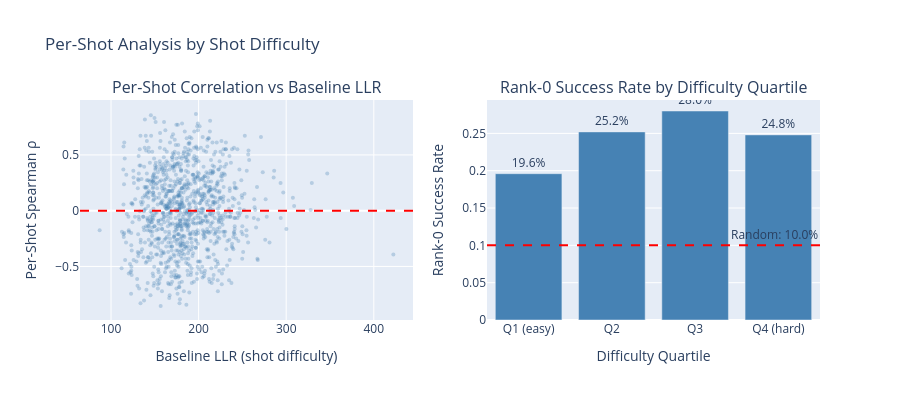

Notebook code cell kept with this figure:
### Code cell
# ==============================================================================
# Visualization: Per-Shot Correlation vs Shot Difficulty
# ==============================================================================

fig = make_subplots(
    rows=1, cols=2,
    subplot_titles=(
        "Per-Shot Correlation vs Baseline LLR",
        "Rank-0 Success Rate by Difficulty Quartile"
    ),
)

# Left: Scatter plot of correlation vs baseline LLR
fig.add_trace(
    go.Scatter(
        x=df_per_shot["best_llr"],
        y=df_per_shot["spearman_rho"],
        mode="markers",
        marker=dict(size=4, opacity=0.3, color="steelblue"),
        name="Shots",
        hovertemplate="Baseline LLR: %{x:.1f}<br>Correlation: %{y:.3f}<extra></extra>",
    ),
    row=1, col=1,
)

# Add horizontal line at y=0
fig.add_hline(y=0, line_dash="dash", line_color="red", row=1, col=1)

# Right: Bar plot of rank-0 success rate by quartile
quartile_labels = quartile_stats.index.tolist()
success_rates = quartile_stats["rank0_success"].values
random_line = 1.0 / n_errors

fig.add_trace(
    go.Bar(
        x=quartile_labels,
        y=success_rates,
        name="Rank-0 Success",
        marker_color="steelblue",
        text=[f"{r:.1%}" for r in success_rates],
        textposition="outside",
    ),
    row=1, col=2,
)

# Add random baseline
fig.add_hline(
    y=random_line, 
    line_dash="dash", 
    line_color="red", 
    row=1, col=2,
    annotation_text=f"Random: {random_line:.1%}",
    annotation_position="top right",
)

fig.update_xaxes(title_text="Baseline LLR (shot difficulty)", row=1, col=1)
fig.update_yaxes(title_text="Per-Shot Spearman ρ", row=1, col=1)
fig.update_xaxes(title_text="Difficulty Quartile", row=1, col=2)
fig.update_yaxes(title_text="Rank-0 Success Rate", row=1, col=2)

fig.update_layout(
    height=400,
    showlegend=False,
    title_text="Per-Shot Analysis by Shot Difficulty",
)

fig.show()

### Figure 1 — Plotly figure (JSON) as saved in the notebook; plotly's stock layout.template omitted (floating-point values rounded to 4 significant figures; data arrays with more than 128 entries replaced by an {"elided": "..."} marker saying what was removed)
{"data": [{"hovertemplate": "Baseline LLR: %{x:.1f}<br>Correlation: %{y:.3f}<extra></extra>", "marker": {"color": "steelblue", "opacity": 0.3, "size": 4}, "mode": "markers", "name": "Shots", "type": "scatter", "x": {"elided": "1000 float values"}, "xaxis": "x", "y": {"elided": "1000 float values"}, "yaxis": "y"}, {"marker": {"color": "steelblue"}, "name": "Rank-0 Success", "text": ["19.6%", "25.2%", "28.0%", "24.8%"], "textposition": "outside", "type": "bar", "x": ["Q1 (easy)", "Q2", "Q3", "Q4 (hard)"], "xaxis": "x2", "y": [0.196, 0.252, 0.28, 0.248], "yaxis": "y2"}], "layout": {"annotations": [{"font": {"size": 16}, "showarrow": false, "text": "Per-Shot Correlation vs Baseline LLR", "x": 0.225, "xanchor": "center", "xref": "paper", "y": 1, "yanchor": "bottom", "yref": "paper"}, {"font": {"size": 16}, "showarrow": false, "text": "Rank-0 Success Rate by Difficulty Quartile", "x": 0.775, "xanchor": "center", "xref": "paper", "y": 1, "yanchor": "bottom", "yref": "paper"}, {"showarrow": false, "text": "Random: 10.0%", "x": 1, "xanchor": "right", "xref": "x2 domain", "y": 0.1, "yanchor": "bottom", "yref": "y2"}], "height": 400, "shapes": [{"line": {"color": "red", "dash": "dash"}, "type": "line", "x0": 0, "x1": 1, "xref": "x domain", "y0": 0, "y1": 0, "yref": "y"}, {"line": {"color": "red", "dash": "dash"}, "type": "line", "x0": 0, "x1": 1, "xref": "x2 domain", "y0": 0.1, "y1": 0.1, "yref": "y2"}], "showlegend": false, "title": {"text": "Per-Shot Analysis by Shot Difficulty"}, "xaxis": {"anchor": "y", "domain": [0, 0.45], "title": {"text": "Baseline LLR (shot difficulty)"}}, "xaxis2": {"anchor": "y2", "domain": [0.55, 1], "title": {"text": "Difficulty Quartile"}}, "yaxis": {"anchor": "x", "domain": [0, 1], "title": {"text": "Per-Shot Spearman ρ"}}, "yaxis2": {"anchor": "x2", "domain": [0, 1], "title": {"text": "Rank-0 Success Rate"}}}}
